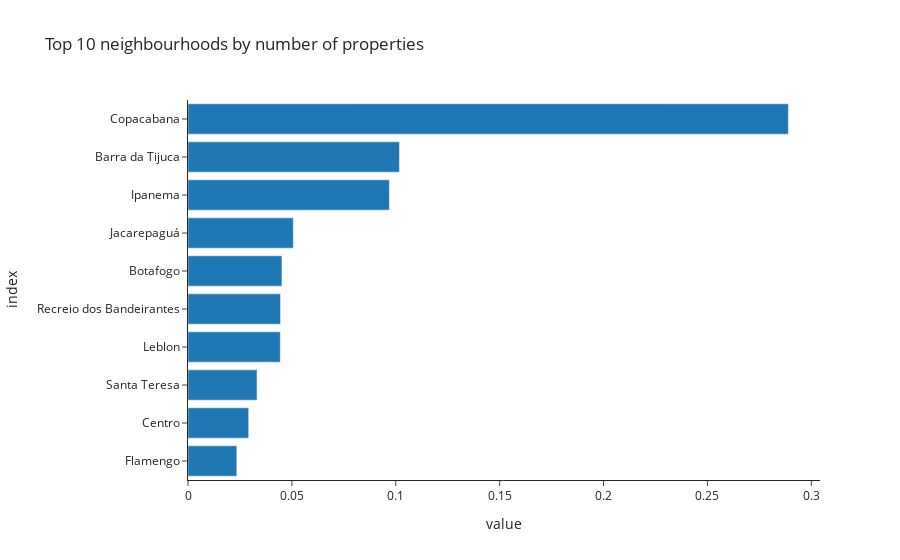

The code cell stored with this chart in its notebook:
### Markdown cell above
First, we will analyze the number of properties in each neighbourhood.

### Code cell
fig = px.bar((df.neighbourhood_cleansed.value_counts().nlargest(10)/df.shape[0]), 
             orientation='h', 
             title="Top 10 neighbourhoods by number of properties",
            template='simple_white')
fig.update_yaxes(categoryorder='total ascending')
fig.update_layout(showlegend=False)

### Figure 1 — Plotly figure (JSON) as saved in the notebook; plotly's stock layout.template omitted (floating-point values rounded to 4 significant figures)
{"data": [{"alignmentgroup": "True", "hovertemplate": "variable=neighbourhood_cleansed<br>value=%{x}<br>index=%{y}<extra></extra>", "legendgroup": "neighbourhood_cleansed", "marker": {"color": "#1F77B4"}, "name": "neighbourhood_cleansed", "offsetgroup": "neighbourhood_cleansed", "orientation": "h", "showlegend": true, "textposition": "auto", "type": "bar", "x": [0.289, 0.1018, 0.09693, 0.0507, 0.04522, 0.04454, 0.04443, 0.03324, 0.02922, 0.02351], "xaxis": "x", "y": ["Copacabana", "Barra da Tijuca", "Ipanema", "Jacarepaguá", "Botafogo", "Recreio dos Bandeirantes", "Leblon", "Santa Teresa", "Centro", "Flamengo"], "yaxis": "y"}], "layout": {"barmode": "relative", "legend": {"title": {"text": "variable"}, "tracegroupgap": 0}, "showlegend": false, "title": {"text": "Top 10 neighbourhoods by number of properties"}, "xaxis": {"anchor": "y", "domain": [0, 1], "title": {"text": "value"}}, "yaxis": {"anchor": "x", "categoryorder": "total ascending", "domain": [0, 1], "title": {"text": "index"}}}}
